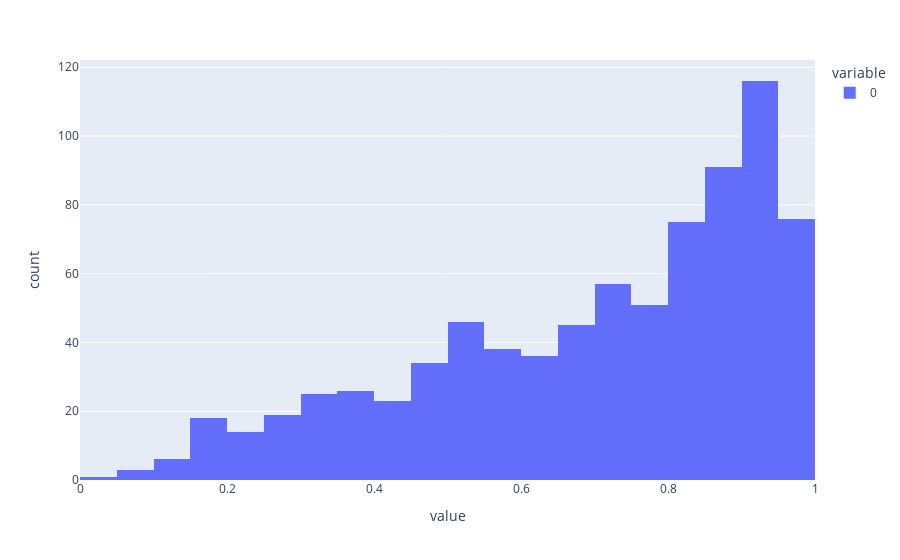

Here is the notebook cell this chart was saved with:
### Markdown cell above
### Task 1.a : visualize the overall score distribution

### Code cell
# solution task 1.a
import plotly.express as px
all_scores = pd.Series([*scores["scores_group1"], *scores["scores_group2"]])
all_y = pd.Series([*y["y_group1"], *y["y_group2"]])
px.histogram(all_scores)

### Figure 1 — Plotly figure (JSON) as saved in the notebook; plotly's stock layout.template omitted (floating-point values rounded to 4 significant figures; data arrays with more than 128 entries replaced by an {"elided": "..."} marker saying what was removed)
{"data": [{"alignmentgroup": "True", "bingroup": "x", "hovertemplate": "variable=0<br>value=%{x}<br>count=%{y}<extra></extra>", "legendgroup": "0", "marker": {"color": "#636efa", "pattern": {"shape": ""}}, "name": "0", "offsetgroup": "0", "orientation": "v", "showlegend": true, "type": "histogram", "x": {"elided": "800 float values"}, "xaxis": "x", "yaxis": "y"}], "layout": {"barmode": "relative", "legend": {"title": {"text": "variable"}, "tracegroupgap": 0}, "margin": {"t": 60}, "xaxis": {"anchor": "y", "domain": [0, 1], "title": {"text": "value"}}, "yaxis": {"anchor": "x", "domain": [0, 1], "title": {"text": "count"}}}}
